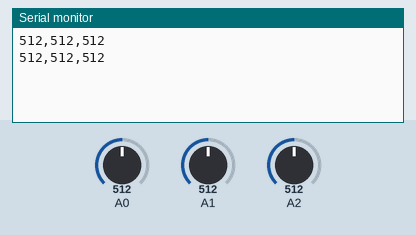
Simulated run of this sketch. Board: Arduino Uno, built with avr-gcc and run on an emulated ATmega328P. Shown: the last lines printed to the serial monitor. Inputs (shaded band) come from the test bench; at power-on: A0 = 512, A1 = 512, A2 = 512.

Above: at 2.3 s.
2.4 s: A0 set to 716
At 3.9 s:
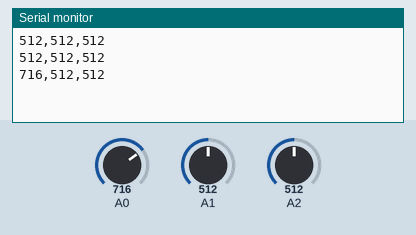
4.5 s: A1 set to 716
At 5.0 s:
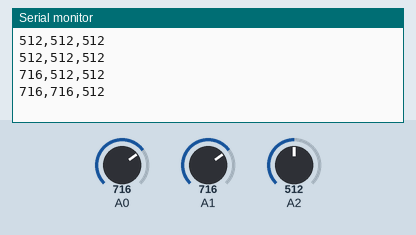
6.6 s: A2 set to 716
At 8.4 s:
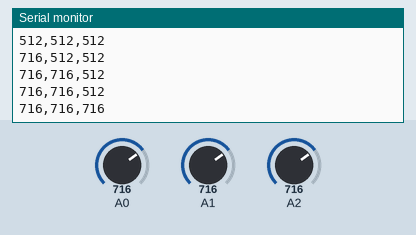
8.7 s: A0 set to 900
At 9.8 s:
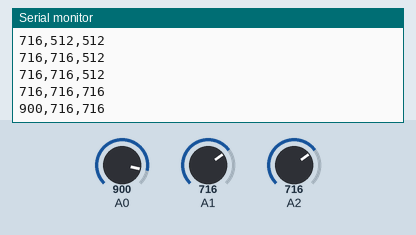
10.8 s: A1 set to 900
At 12.7 s:
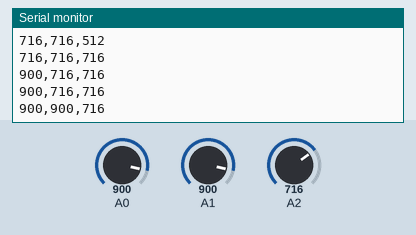
12.9 s: A2 set to 900
At 14.5 s:
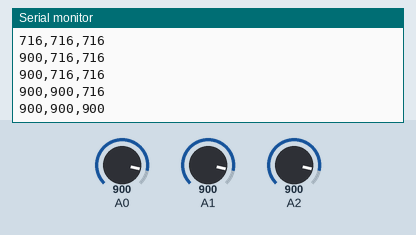
Timing chart, 0 to 16.0 s (numbered marks = the images above; inputs shaded):
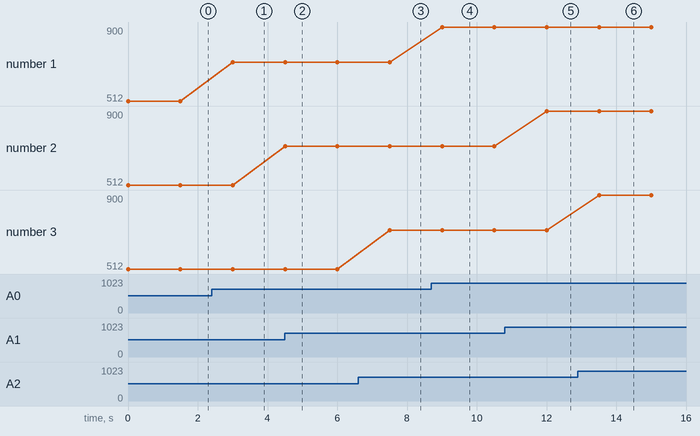

The sketch:

receive.ino
```cpp
  int val;
  void setup()
  {
    Serial.begin(9600);
    pinMode(0,INPUT);
    pinMode(1,INPUT);
  }
void loop()
{
  Serial.println("");
  val=analogRead(0);
    Serial.print(val);
  val=analogRead(1);
  Serial.print(",");
    Serial.print(val);
  val=analogRead(2);
  Serial.print(",");
    Serial.print(val);
      delay(1500);
}
```

Measured:
- after the input at 2.4 s, the serial monitor: prints a new line after 0.60 s (image 1)
- after the input at 4.5 s, the serial monitor: prints a new line at once (image 2)
- after the input at 6.6 s, the serial monitor: prints a new line after 0.91 s (image 3)
- after the input at 8.7 s, the serial monitor: prints a new line after 0.31 s (image 4)
- after the input at 10.8 s, the serial monitor: prints a new line after 1.2 s (image 5)
- after the input at 12.9 s, the serial monitor: prints a new line after 0.61 s (image 6)
- plotted number 1: 512 → 716 after the input at 2.4 s, 716 → 900 after the input at 8.7 s
